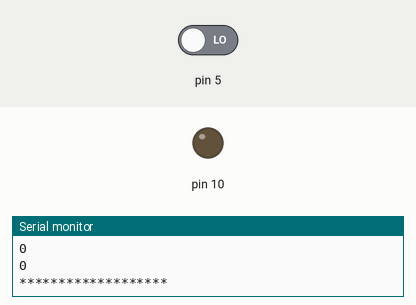
Recording of a sketch running on a simulated Arduino Uno, built with avr-gcc and run on an emulated ATmega328P. Shown: output pins drawn as LEDs (lit = HIGH), the last lines printed to the serial monitor. The inputs (shaded band) are chosen by the test bench; at power-on: pin 5 LOW.

Above: at 2.2 s.
2.3 s: pin 5 driven HIGH
At 3.5 s:
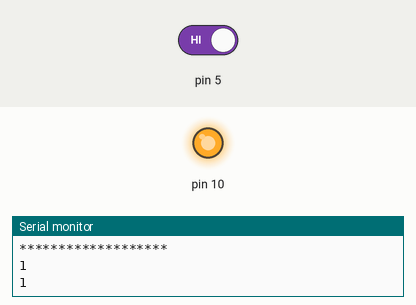
3.8 s: pin 5 driven LOW
At 4.3 s:
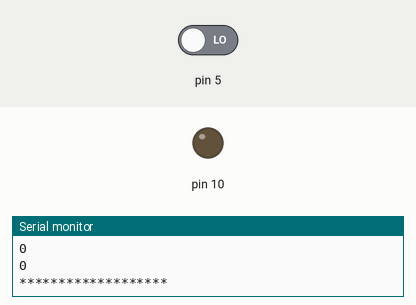
Timing chart, 0 to 6.8 s (numbered marks = the images above; inputs shaded):
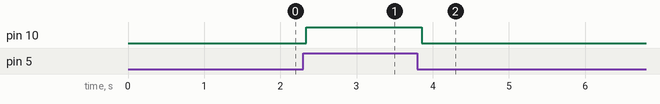

Measured:
- after the input at 2.3 s, pin 10: LOW → HIGH at once
- after the input at 3.8 s, pin 10: HIGH → LOW after 0.05 s

The sketch:

sketch_dec10a.ino
```cpp
// C++ code
//
void setup()
{
  pinMode(5, INPUT);
  pinMode(10, OUTPUT);
 	Serial.begin(9600);
  Serial.println("hello");
  delay(1000);
}

void loop()
{
  bool ssb= digitalRead(5);
  int ssi=digitalRead(5);
    Serial.println(ssb);
    Serial.println("*******************");
    Serial.println(ssi);
	if(ssi==1)
  		digitalWrite(10, HIGH);
	else
  		digitalWrite(10, LOW);

}
```
